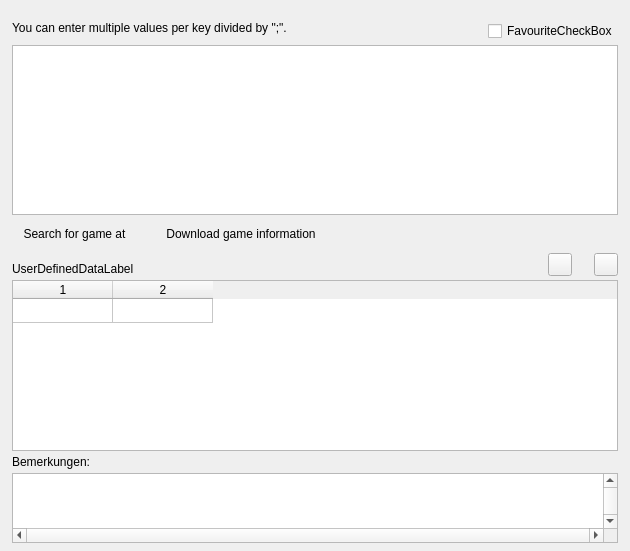
<?xml version="1.0" encoding="UTF-8"?>
<ui version="4.0">
  <class>ModernProfileEditorGameInfoFrame</class>
  <widget class="QWidget" name="ModernProfileEditorGameInfoFrame">
    <property name="geometry"><rect><x>0</x><y>0</y><width>630</width><height>551</height></rect></property>
    <property name="vclDesignWidth" stdset="0"><number>630</number></property>
    <property name="vclDesignHeight" stdset="0"><number>551</number></property>
    <layout class="QGridLayout" name="ModernProfileEditorGameInfoFrame_Layout" columnstretch="0,1,0,0,0" rowstretch="0,0,0,0,0,0,0,1">
      <property name="leftMargin"><number>12</number></property>
      <property name="topMargin"><number>21</number></property>
      <property name="rightMargin"><number>12</number></property>
      <property name="bottomMargin"><number>8</number></property>
      <property name="horizontalSpacing"><number>8</number></property>
      <property name="verticalSpacing"><number>4</number></property>
      <item row="0" column="0">
        <widget class="QLabel" name="MultiValueInfoLabel">
          <property name="text"><string>You can enter multiple values per key divided by ";".</string></property>
          <property name="textFormat"><enum>Qt::PlainText</enum></property>
          <property name="alignment"><set>Qt::AlignLeft|Qt::AlignTop</set></property>
        </widget>
      </item>
      <item row="0" column="2" colspan="3" alignment="Qt::AlignRight">
        <widget class="QCheckBox" name="FavouriteCheckBox">
          <property name="text"><string>FavouriteCheckBox</string></property>
        </widget>
      </item>
      <item row="1" column="0" colspan="5">
        <widget class="TValueListEditorWidget" name="GameInfoValueListEditor">
          <property name="vclColumnWidths" stdset="0"><string notr="true">150,449</string></property>
          <property name="minimumSize"><size><width>0</width><height>164</height></size></property>
        </widget>
      </item>
      <item row="2" column="0" colspan="5">
        <widget class="QFrame" name="ToolBarPanel">
          <property name="frameShape"><enum>QFrame::NoFrame</enum></property>
          <property name="frameShadow"><enum>QFrame::Plain</enum></property>
          <property name="vclClass" stdset="0"><string notr="true">TPanel</string></property>
          <property name="minimumSize"><size><width>0</width><height>30</height></size></property>
          <widget class="QToolBar" name="ToolBar">
            <property name="geometry"><rect><x>0</x><y>0</y><width>604</width><height>30</height></rect></property>
            <property name="vclAlign" stdset="0"><string notr="true">alTop</string></property>
            <property name="movable"><bool>false</bool></property>
            <property name="floatable"><bool>false</bool></property>
            <property name="iconSize"><size><width>16</width><height>16</height></size></property>
            <property name="toolButtonStyle"><enum>Qt::ToolButtonTextBesideIcon</enum></property>
            <property name="vclButtonWidth" stdset="0"><number>166</number></property>
            <property name="vclButtonHeight" stdset="0"><number>30</number></property>
            <property name="vclImages" stdset="0"><string notr="true">ImageList</string></property>
            <property name="vclWrapable" stdset="0"><bool>false</bool></property>
            <addaction name="SearchGameButton" />
            <addaction name="ToolButton1" />
            <addaction name="DownloadDataButton" />
          </widget>
        </widget>
      </item>
      <item row="3" column="3" rowspan="2" alignment="Qt::AlignRight|Qt::AlignTop">
        <widget class="QToolButton" name="AddButton">
          <property name="icon"><iconset resource="../../resources/dfend.qrc"><normaloff>:/glyphs/7bc99400adfc8024.png</normaloff></iconset></property>
          <property name="iconSize"><size><width>16</width><height>16</height></size></property>
          <property name="minimumSize"><size><width>23</width><height>0</height></size></property>
        </widget>
      </item>
      <item row="3" column="4" rowspan="2" alignment="Qt::AlignRight|Qt::AlignTop">
        <widget class="QToolButton" name="DelButton">
          <property name="icon"><iconset resource="../../resources/dfend.qrc"><normaloff>:/glyphs/190e94d8efb3a1c9.png</normaloff></iconset></property>
          <property name="iconSize"><size><width>16</width><height>16</height></size></property>
          <property name="minimumSize"><size><width>23</width><height>0</height></size></property>
        </widget>
      </item>
      <item row="4" column="0">
        <widget class="QLabel" name="UserDefinedDataLabel">
          <property name="text"><string>UserDefinedDataLabel</string></property>
          <property name="textFormat"><enum>Qt::PlainText</enum></property>
          <property name="alignment"><set>Qt::AlignLeft|Qt::AlignTop</set></property>
        </widget>
      </item>
      <item row="5" column="0" colspan="5">
        <widget class="QTableWidget" name="Tab">
          <property name="columnCount"><number>2</number></property>
          <property name="rowCount"><number>1</number></property>
          <property name="vclFixedCols" stdset="0"><number>0</number></property>
          <property name="vclFixedRows" stdset="0"><number>1</number></property>
          <property name="minimumSize"><size><width>0</width><height>114</height></size></property>
          <attribute name="verticalHeaderVisible"><bool>false</bool></attribute>
          <attribute name="verticalHeaderDefaultSectionSize"><number>24</number></attribute>
        </widget>
      </item>
      <item row="6" column="0" colspan="2">
        <widget class="QLabel" name="NotesLabel">
          <property name="text"><string>Bemerkungen:</string></property>
          <property name="textFormat"><enum>Qt::PlainText</enum></property>
          <property name="alignment"><set>Qt::AlignLeft|Qt::AlignTop</set></property>
        </widget>
      </item>
      <item row="7" column="0" colspan="5">
        <widget class="QTextEdit" name="NotesMemo">
          <property name="verticalScrollBarPolicy"><enum>Qt::ScrollBarAlwaysOn</enum></property>
          <property name="horizontalScrollBarPolicy"><enum>Qt::ScrollBarAlwaysOn</enum></property>
          <property name="acceptRichText"><bool>false</bool></property>
          <property name="minimumSize"><size><width>0</width><height>0</height></size></property>
        </widget>
      </item>
      <item row="0" column="1">
        <spacer name="ModernProfileEditorGameInfoFrame_Layout_HFill">
          <property name="orientation"><enum>Qt::Horizontal</enum></property>
          <property name="sizeHint" stdset="0"><size><width>0</width><height>0</height></size></property>
        </spacer>
      </item>
    </layout>
    <widget class="QMenu" name="SearchPopupMenu">
      <property name="vclPopupMenu" stdset="0"><bool>true</bool></property>
    </widget>
    <widget class="QMenu" name="AddUserDataPopupMenu">
      <property name="vclPopupMenu" stdset="0"><bool>true</bool></property>
    </widget>
    <action name="SearchGameButton">
      <property name="text"><string>Search for game at ...</string></property>
      <property name="icon"><iconset resource="../../resources/dfend.qrc"><normaloff>:/imagelists/ModernProfileEditorGameInfoFrameUnit/ImageList/0.png</normaloff></iconset></property>
      <property name="vclDropDown" stdset="0"><bool>true</bool></property>
      <property name="vclDropdownMenu" stdset="0"><string notr="true">SearchPopupMenu</string></property>
      <property name="tag" stdset="0"><number>2</number></property>
    </action>
    <action name="ToolButton1">
      <property name="vclSeparator" stdset="0"><bool>true</bool></property>
    </action>
    <action name="DownloadDataButton">
      <property name="text"><string>Download game information</string></property>
      <property name="icon"><iconset resource="../../resources/dfend.qrc"><normaloff>:/imagelists/ModernProfileEditorGameInfoFrameUnit/ImageList/0.png</normaloff></iconset></property>
      <property name="tag" stdset="0"><number>3</number></property>
    </action>
  </widget>
  <customwidgets>
    <customwidget>
      <class>TValueListEditorWidget</class>
      <extends>QTableWidget</extends>
      <header>VclWidgets.h</header>
    </customwidget>
  </customwidgets>
  <tabstops>
    <tabstop>FavouriteCheckBox</tabstop>
    <tabstop>GameInfoValueListEditor</tabstop>
    <tabstop>Tab</tabstop>
    <tabstop>NotesMemo</tabstop>
  </tabstops>
  <resources>
    <include location="../../resources/dfend.qrc" />
  </resources>
  <connections />
</ui>
